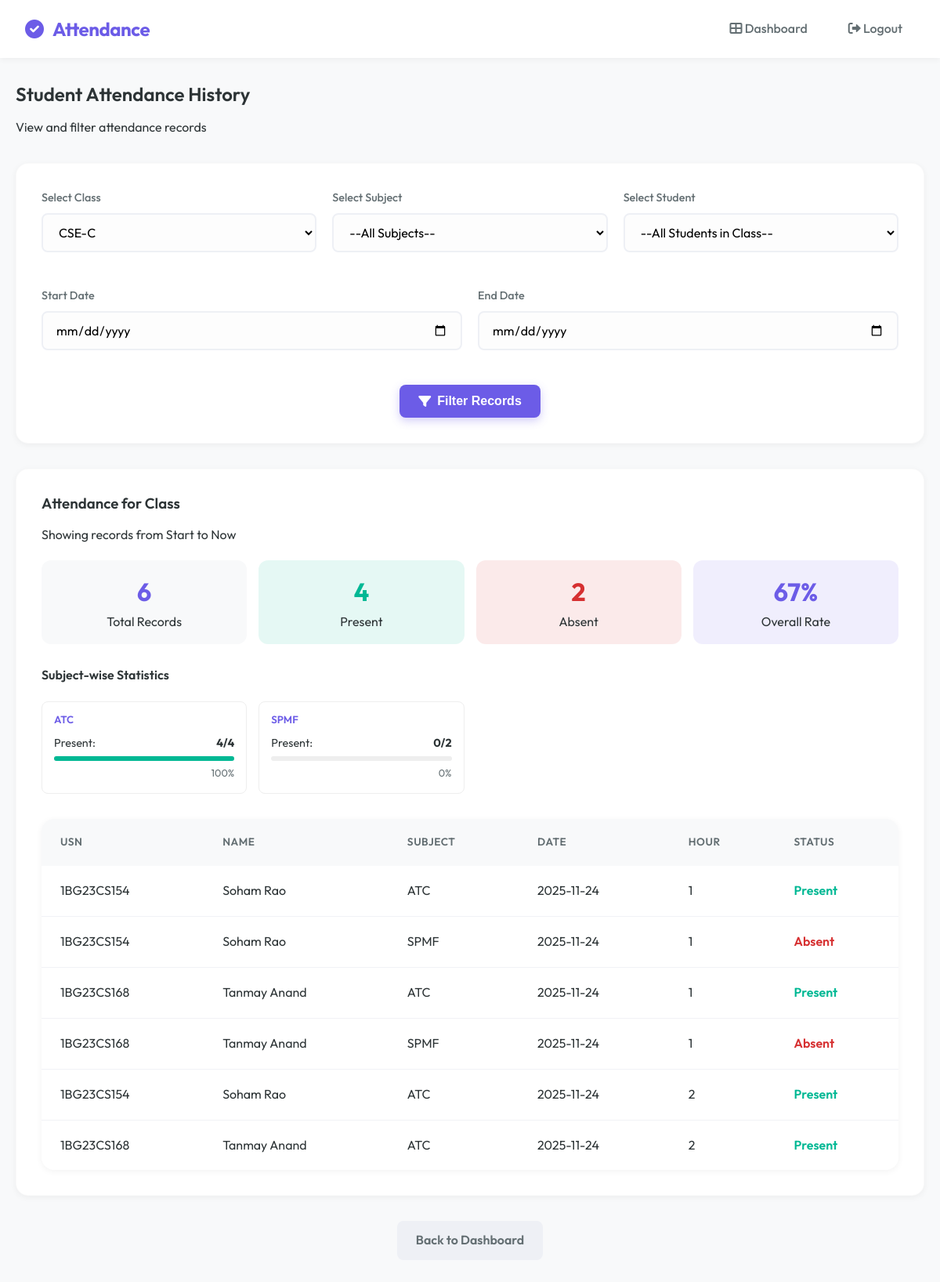
The page /admin/student_attendance_history?class_id=3 (signed in) on the database as committed earlier.
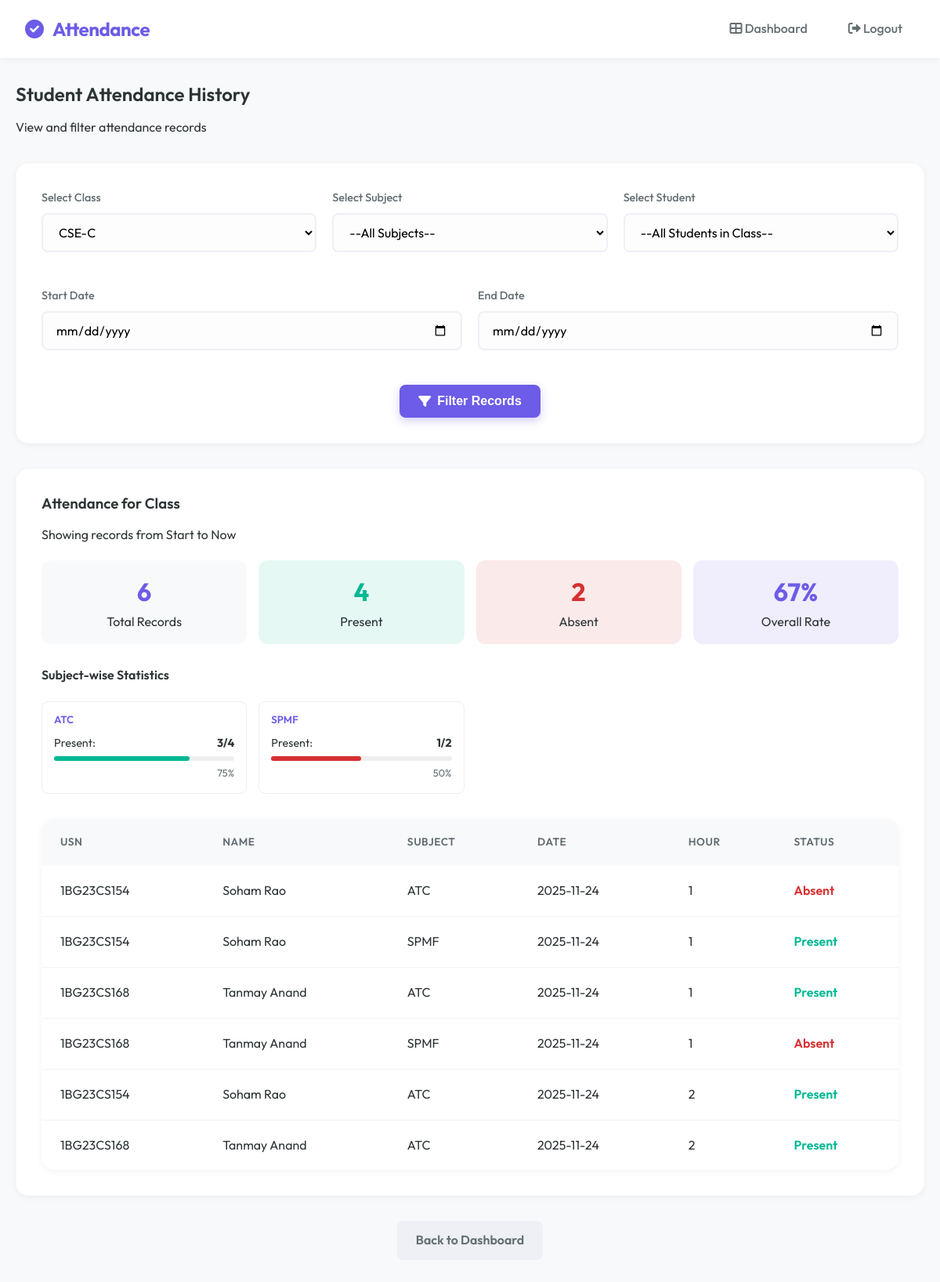
The same page on the database as committed later.
### tables this page shows
CREATE TABLE attendance (
        id INTEGER PRIMARY KEY AUTOINCREMENT,
        student_id INTEGER,
        subject TEXT,
        date TEXT,
        status TEXT,
        hour INTEGER,
        previous_hash TEXT,
        current_hash TEXT
    );

CREATE TABLE students (
        id INTEGER PRIMARY KEY AUTOINCREMENT,
        usn TEXT UNIQUE,
        name TEXT,
        dob TEXT,
        class_id INTEGER,
        face_encoding BLOB
    );

### app.py (the view)
@app.route("/admin/student_attendance_history", methods=["GET", "POST"])
def student_attendance_history():
    role = session.get("role")
    if role not in ["admin", "teacher"]:
        return "Unauthorized", 403
    conn = sqlite3.connect('attendance.db')
    c = conn.cursor()
    if role == "teacher":
        teacher_id = session["username"]
        c.execute("""
            SELECT DISTINCT c.id, c.class_name
            FROM classes c
            JOIN teacher_assignments ta ON c.id = ta.class_id
            WHERE ta.teacher_id=?
        """, (teacher_id,))
    else:
        c.execute("SELECT id, class_name FROM classes ORDER BY class_name")
    classes = c.fetchall()
    selected_class_id = request.args.get("class_id") or request.form.get("class_id")
    selected_student_id = request.args.get("student_id") or request.form.get("student_id")
    selected_subject = request.args.get("subject") or request.form.get("subject")
    start_date = request.args.get("start_date") or request.form.get("start_date")
    end_date = request.args.get("end_date") or request.form.get("end_date")
    filtered_students, attendance_records, student_info, subjects = [], [], None, []
    if selected_class_id:
        try:
            cid = int(selected_class_id)
            if role == "teacher":
                teacher_id = session["username"]
                c.execute("""
                    SELECT subject FROM teacher_assignments
                    WHERE teacher_id=? AND class_id=?
                    ORDER BY subject
                """, (teacher_id, cid))
            else:
                c.execute("SELECT name FROM subjects WHERE class_id=? ORDER BY name", (cid,))
            subjects = [row[0] for row in c.fetchall()]
            c.execute("SELECT id, usn, name FROM students WHERE class_id=? ORDER BY name", (cid,))
            filtered_students = c.fetchall()
        except ValueError:
            pass
    if selected_student_id:
        c.execute("SELECT usn, name, class_name FROM students JOIN classes ON students.class_id = classes.id WHERE students.id=?", (selected_student_id,))
        student_info = c.fetchone()
        query = "SELECT subject, date, status, hour FROM attendance WHERE student_id=?"
        params = [selected_student_id]
        if selected_subject:
            query += " AND subject=?"
            params.append(selected_subject)
        if start_date and end_date:
            query += " AND date BETWEEN ? AND ?"
            params.extend([start_date, end_date])
        elif start_date:
            query += " AND date >= ?"
            params.append(start_date)
        elif end_date:
            query += " AND date <= ?"
            params.append(end_date)
        query += " ORDER BY date DESC, hour ASC"
        c.execute(query, params)
        attendance_records = c.fetchall()
    elif selected_class_id:
        query = """
            SELECT students.usn, students.name, attendance.subject, attendance.date, attendance.status, attendance.hour
            FROM attendance
            JOIN students ON attendance.student_id = students.id
            WHERE students.class_id=?
        """
        params = [selected_class_id]
        if selected_subject:
            query += " AND attendance.subject=?"
            params.append(selected_subject)
        if start_date and end_date:
            query += " AND attendance.date BETWEEN ? AND ?"
            params.extend([start_date, end_date])
        elif start_date:
            query += " AND attendance.date >= ?"
            params.append(start_date)
        elif end_date:
            query += " AND attendance.date <= ?"
            params.append(end_date)
        query += " ORDER BY attendance.date DESC, attendance.hour ASC, students.name ASC"
        c.execute(query, params)
        attendance_records = c.fetchall()
    subject_stats = {}
    for record in attendance_records:
        subj = record[0] if selected_student_id else record[2]
        status = record[2] if selected_student_id else record[4]
        if subj not in subject_stats:
            subject_stats[subj] = {
                'total': 0,
                'present': 0,
                'absent': 0,
                'percentage': 0
            }
        subject_stats[subj]['total'] += 1
        if status == 'Present':
            subject_stats[subj]['present'] += 1
        else:
            subject_stats[subj]['absent'] += 1
    for subj in subject_stats:
        subject_stats[subj]['percentage'] = round(
            (subject_stats[subj]['present'] / subject_stats[subj]['total'] * 100)
            if subject_stats[subj]['total'] > 0 else 0
        )
    total_records = len(attendance_records)
    present_count = sum(s['present'] for s in subject_stats.values())
    absent_count = total_records - present_count
    attendance_percentage = round((present_count / total_records * 100) if total_records > 0 else 0)
    conn.close()
    return render_template("student_attendance_history.html",
                           classes=classes, filtered_students=filtered_students,
                           subjects=subjects,
                           attendance_records=attendance_records,
                           selected_class_id=int(selected_class_id) if selected_class_id else None,
                           selected_student_id=int(selected_student_id) if selected_student_id else None,
                           selected_subject=selected_subject,
                           student_info=student_info, start_date=start_date, end_date=end_date,
                           total_records=total_records,
                           present_count=present_count,
                           absent_count=absent_count,
                           attendance_percentage=attendance_percentage,
                           subject_stats=subject_stats)

### templates/student_attendance_history.html (shortened to what this page needs)
{% extends "base.html" %}
{% block content %}
<div class="mb-4">
    <h2>Student Attendance History</h2>
    <p class="text-muted">View and filter attendance records</p>
</div>
<div class="card mb-4">
    <form method="GET" action="/admin/student_attendance_history">
        <div
            style="display: grid; grid-template-columns: repeat(auto-fit, minmax(200px, 1fr)); gap: 20px; margin-bottom: 20px;">
            <div class="form-group">
                <label for="class_id">Select Class</label>
                <select name="class_id" id="class_id" required onchange="this.form.submit()">
                    {% for cid, cname in classes %}
                    <option value="{{ cid }}" {% if selected_class_id==cid %}selected{% endif %}>{{ cname }}</option>
                    {% endfor %}
                </select>
            </div>
            <div class="form-group">
                <label for="subject">Select Subject</label>
                <select name="subject" id="subject" {% if not selected_class_id %}disabled{% endif %}
                    onchange="this.form.submit()">
                    <option value="">--All Subjects--</option>
                </select>
            </div>
            <div class="form-group">
                <label for="student_id">Select Student</label>
                <select name="student_id" id="student_id" {% if not selected_class_id %}disabled{% endif %}
                    onchange="this.form.submit()">
                    <option value="">--All Students in Class--</option>
                </select>
            </div>
        </div>
        <div style="display: grid; grid-template-columns: 1fr 1fr; gap: 20px; margin-bottom: 20px;">
            <div class="form-group">
                <label for="start_date">Start Date</label>
                <input type="date" name="start_date" value="{{ start_date or '' }}">
            </div>
            <div class="form-group">
                <label for="end_date">End Date</label>
                <input type="date" name="end_date" value="{{ end_date or '' }}">
            </div>
        </div>
        <div class="text-center">
            <button type="submit" class="btn btn-primary"><i class="fas fa-filter"></i> Filter Records</button>
        </div>
    </form>
</div>
{% if attendance_records %}
<div class="card mb-4">
    <div style="display: flex; justify-content: space-between; align-items: center; margin-bottom: 20px;">
        <div>
            {% if selected_student_id %}
            <h3>Attendance for {{ student_info[1] }} ({{ student_info[0] }})</h3>
            {% elif selected_class_id %}
            <h3>Attendance for Class</h3>
            {% endif %}
            <p class="text-muted">
                Showing records from {{ start_date or 'Start' }} to {{ end_date or 'Now' }}
            </p>
        </div>
    </div>
    <div class="dashboard-grid"
        style="grid-template-columns: repeat(auto-fit, minmax(150px, 1fr)); margin-top: 0; margin-bottom: 30px; gap: 15px;">
        <div style="text-align: center; padding: 15px; background: #f8f9fa; border-radius: 12px;">
            <div style="font-size: 2rem; font-weight: bold; color: var(--primary);">{{ total_records }}</div>
            <div class="text-muted">Total Records</div>
        </div>
        <div style="text-align: center; padding: 15px; background: rgba(0, 184, 148, 0.1); border-radius: 12px;">
            <div style="font-size: 2rem; font-weight: bold; color: var(--success);">{{ present_count }}</div>
            <div class="text-muted">Present</div>
        </div>
        <div style="text-align: center; padding: 15px; background: rgba(214, 48, 49, 0.1); border-radius: 12px;">
            <div style="font-size: 2rem; font-weight: bold; color: var(--error);">{{ absent_count }}</div>
            <div class="text-muted">Absent</div>
        </div>
        <div
            style="text-align: center; padding: 15px; background: rgba(108, 92, 231, 0.1); border-radius: 12px; display: flex; flex-direction: column; justify-content: center; align-items: center;">
            <div style="font-size: 2rem; font-weight: bold; color: var(--primary); word-break: break-word;">{{
                attendance_percentage }}%</div>
            <div class="text-muted">Overall Rate</div>
        </div>
    </div>
    {% if subject_stats %}
    <h4 class="mb-3">Subject-wise Statistics</h4>
    <div
        style="display: grid; grid-template-columns: repeat(auto-fill, minmax(250px, 1fr)); gap: 15px; margin-bottom: 30px;">
        {% for subject, stats in subject_stats.items() %}
        <div style="padding: 15px; border: 1px solid #eee; border-radius: 8px;">
            <h5 style="margin-bottom: 10px; color: var(--primary);">{{ subject }}</h5>
            <div style="display: flex; justify-content: space-between; font-size: 0.9rem; margin-bottom: 5px;">
                <span>Present:</span> <strong>{{ stats.present }}/{{ stats.total }}</strong>
            </div>
            <div style="width: 100%; background: #eee; height: 6px; border-radius: 3px;">
                <div
                    style="width: {{ stats.percentage }}%; background: {% if stats.percentage >= 75 %}var(--success){% elif stats.percentage >= 60 %}var(--warning){% else %}var(--error){% endif %}; height: 100%; border-radius: 3px;">
                </div>
            </div>
            <div style="text-align: right; font-size: 0.8rem; margin-top: 5px; color: var(--text-muted);">{{
                stats.percentage }}%</div>
        </div>
        {% endfor %}
    </div>
    {% endif %}
    <div class="table-container" style="width: 100%; overflow-x: auto;">
        <table>
            <thead>
                {% if selected_student_id %}
                <tr>
                    <th>Subject</th>
                    <th>Date</th>
                    <th>Hour</th>
                    <th>Status</th>
                </tr>
                {% else %}
                <tr>
                    <th>USN</th>
                    <th>Name</th>
                    <th>Subject</th>
                    <th>Date</th>
                    <th>Hour</th>
                    <th>Status</th>
                </tr>
                {% endif %}
            </thead>
            <tbody>
                {% for row in attendance_records %}
                {% if selected_student_id %}
                <tr>
                    <td>{{ row[0] }}</td>
                    <td>{{ row[1] }}</td>
                    <td>{{ row[3] }}</td>
                    <td>
                        <span class="{% if row[2] == 'Present' %}text-success{% else %}text-danger{% endif %}"
                            style="font-weight: 600;">
                            {{ row[2] }}
                        </span>
                    </td>
                </tr>
                {% else %}
                <tr>
                    <td>{{ row[0] }}</td>
                    <td>{{ row[1] }}</td>
                    <td>{{ row[2] }}</td>
                    <td>{{ row[3] }}</td>
                    <td>{{ row[5] }}</td>
                    <td>
                        <span class="{% if row[4] == 'Present' %}text-success{% else %}text-danger{% endif %}"
                            style="font-weight: 600;">
                            {{ row[4] }}
                        </span>
                    </td>
                </tr>
                {% endif %}
                {% endfor %}
            </tbody>
        </table>
    </div>
</div>
{% endif %}
<div class="text-center mt-4 mb-4">
    <a href="/dashboard" class="btn btn-secondary">Back to Dashboard</a>
</div>
{% endblock %}

### templates/base.html (shortened to what this page needs)
<!DOCTYPE html>
<html lang="en">
<head>
    <link rel="stylesheet" href="{{ url_for('static', filename='style.css') }}">
    <link rel="stylesheet" href="https://cdnjs.cloudflare.com/ajax/libs/font-awesome/6.0.0/css/all.min.css">
</head>
<body>
    <nav class="navbar">
        <div class="navbar-brand">
            <i class="fas fa-check-circle" style="margin-right: 8px;"></i> Attendance
        </div>
        <div class="navbar-nav">
            <a href="/dashboard"><i class="fas fa-th-large"></i> Dashboard</a>
            <a href="/logout"><i class="fas fa-sign-out-alt"></i> Logout</a>
        </div>
    </nav>
    <div class="container mt-4">
        {% block content %}{% endblock %}
    </div>
</body>
</html>

Rows that differ between the two databases and show on the page:
changed attendance (number 1 of 6 on the later page): present "4" → "3"; {{ stats.percentage }} 100 → 75 (drawn); percentage "100" → "75"; status "Present" → "Absent"
changed attendance (number 2 of 6 on the later page): present "0" → "1"; percentage "0" → "50"; status "Absent" → "Present"
